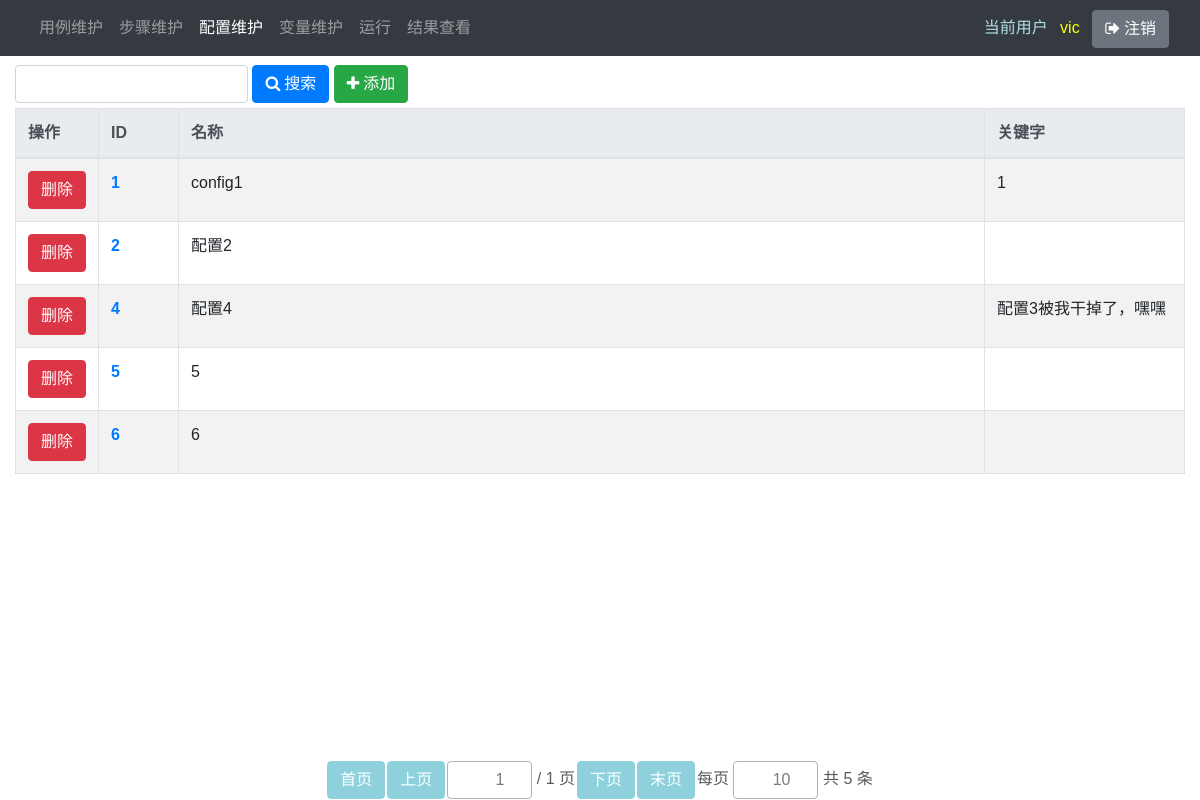
/configs/ (signed in), run on an earlier commit of the app's database.
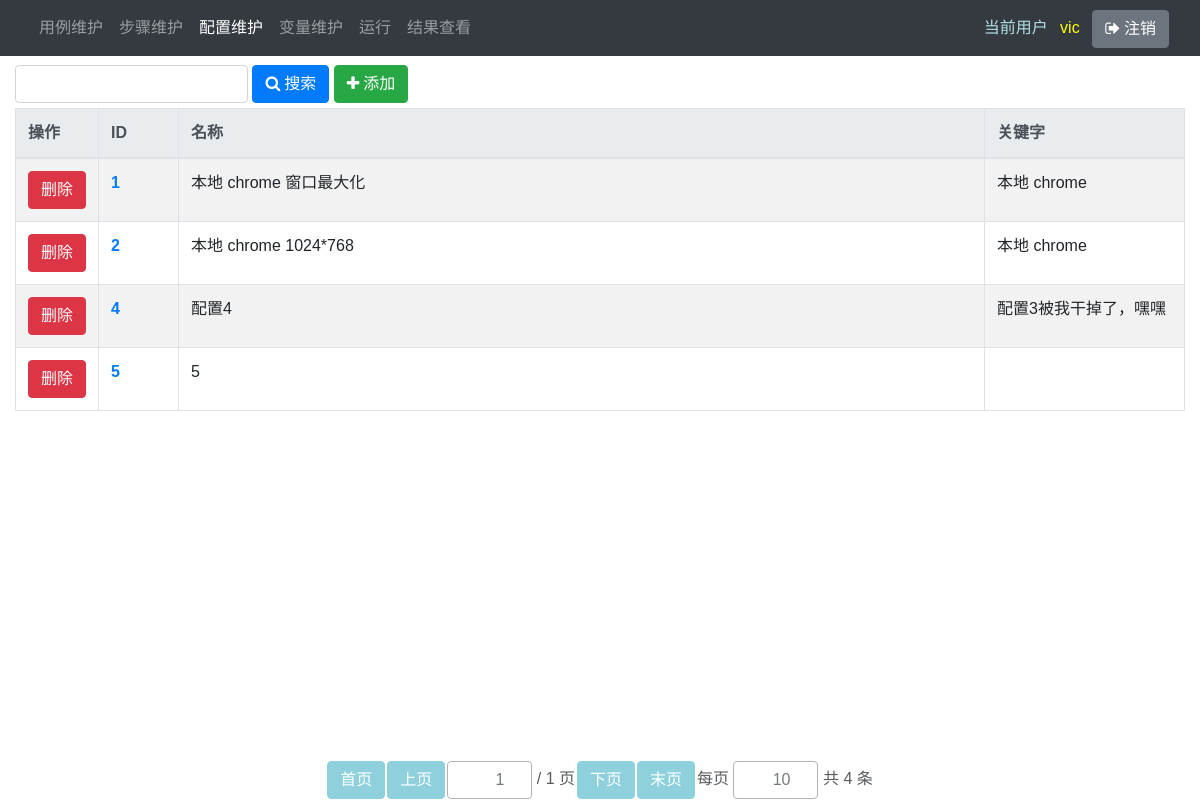
And on a later commit of the database.
### main/models.py (models this page shows, shortened)
class Config(models.Model):
    name = models.CharField(max_length=100)
    description = models.TextField(blank=True)
    keyword = models.CharField(max_length=100, blank=True, default='')
    creator = models.ForeignKey(User, verbose_name='创建人', related_name='config_creator', on_delete=models.DO_NOTHING)
    created_date = models.DateTimeField('创建时间', auto_now_add=True, null=True)
    modifier = models.ForeignKey(User, verbose_name='修改人', related_name='config_modifier', on_delete=models.DO_NOTHING)
    modified_date = models.DateTimeField('修改时间', auto_now=True, null=True)
    is_active = models.BooleanField(default=True)
    ui_selenium_client_list = (
        (1, 'Selenium - 本地'),
        (2, 'Selenium - 远程'),
    )
    ui_selenium_client = models.IntegerField(choices=ui_selenium_client_list, default=0)
    ui_remote_id = models.CharField(max_length=100, blank=True, default='')
    ui_remote_port = models.IntegerField(blank=True, null=True)
    ui_driver_list = (
        (1, 'Chrome'),
        (2, 'IE'),
        (3, 'FireFox'),
        (4, 'PhantomJS'),
    )
    ui_driver_type = models.IntegerField(choices=ui_driver_list, default=1)
    ui_window_size_list = (
        (1, '最大化'),
        (2, '自定义'),
    )
    ui_window_size = models.IntegerField(choices=ui_window_size_list, default=1)
    ui_window_width = models.IntegerField(blank=True, null=True)
    ui_window_height = models.IntegerField(blank=True, null=True)
    ui_driver_ff_profile = models.CharField(max_length=100, blank=True, default='')

### main/config/views.py (the view)
# urls.py: path('configs/', config_views.configs, name='configs'),
@login_required
def configs(request):
    if request.method == 'POST':
        page = int(request.POST.get('page', 1)) if request.POST.get('page') != '' else 1
        size = int(request.POST.get('size', 5)) if request.POST.get('size') != '' else 10
        search_text = str(request.POST.get('search_text', ''))
    else:
        page = int(request.COOKIES.get('page', 1))
        size = int(request.COOKIES.get('size', 10))
        search_text = ''
    keyword_list_temp = search_text.split(' ')
    keyword_list = list()
    for keyword in keyword_list_temp:
        if keyword.strip() != '':
            keyword_list.append(keyword)
    q = get_query_condition(keyword_list)
    objects = Config.objects.filter(q, is_active=1).order_by('id')
    paginator = Paginator(objects, size)
    try:
        objects = paginator.page(page)
    except PageNotAnInteger:
        objects = paginator.page(1)
        page = 1
    except EmptyPage:
        objects = paginator.page(paginator.num_pages)
        page = paginator.num_pages
    paginator_form = PaginatorForm(initial={'page': page, 'size': size}, page_max_value=paginator.num_pages)
    return render(request, 'main/config/list.html', locals())

### main/forms.py
class PaginatorForm(forms.Form):
    size = forms.IntegerField(min_value=1, max_value=10000, required=False)
    def __init__(self, page_max_value, *args, **kwargs):
        super(PaginatorForm, self).__init__(*args, **kwargs)
        self.fields['page'] = forms.IntegerField(min_value=1, max_value=page_max_value, required=False)

### main/views.py (called while the page is built)
def get_query_condition(query_str_list):
    q = Q()
    for query_str in query_str_list:
        query_str = str(query_str)
        q |= Q(name__icontains=query_str) | Q(keyword__icontains=query_str)
    return q

### main/templates/main/config/list.html (shortened to what this page needs)
{% extends 'main/list_base.html' %}
{% block result_table %}
    <div class="table-responsive" id='result_table'>
        <table class="table table-striped table-bordered table-hover">
            <colgroup>
                <col style='width: 80px;'>
                <col style='width: 80px;'>
                <col>
                <col style='width: 200px;'>
            </colgroup>
            <thead class="thead-light">
                <tr>
                    <th>操作</th>
                    <th>ID</th>
                    <th>名称</th>
                    <th>关键字</th>
                </tr>
            </thead>
            <tbody>
                {% for object in objects %}
                    <tr pk="{{ object.pk }}" updateUrl="{% url 'config_update' object.pk %}" delUrl="{% url 'config_delete' object.pk %}">
                        <td>
                            <div class="mx-auto text-center">
                                <button type="button" id="delete_button" name="delete_button" class="btn btn-danger">删除</button>
                            </div>
                        </td>
                        <td col_name='id'><a target="_blank" href="{% url 'config' object.pk %}" class="font-weight-bold">{{ object.pk }}</a></td>
                        <td quick_update col_name='name'>{{ object.name }}</td>
                        <td quick_update col_name='keyword'>{{ object.keyword }}</td>
                    </tr>
                {% empty %}
                    <tr>
                        <td colspan="4" class="text-center">查无数据</td>
                    </tr>
                {% endfor %}
            </tbody>
        </table>
    </div>
{% endblock %}

What changed in the data, as far as the page shows it:
no longer on this page (row edited): Config: pk "6", name "6"
changed Config id 1: name "config1" → "本地 chrome 窗口最大化"; keyword "1" → "本地 chrome"
changed Config id 2: name "配置2" → "本地 chrome 1024*768"; keyword (not shown) → "本地 chrome"
Also different on the page:
{{ paginator.count|default:0 }}: "5" → "4"
